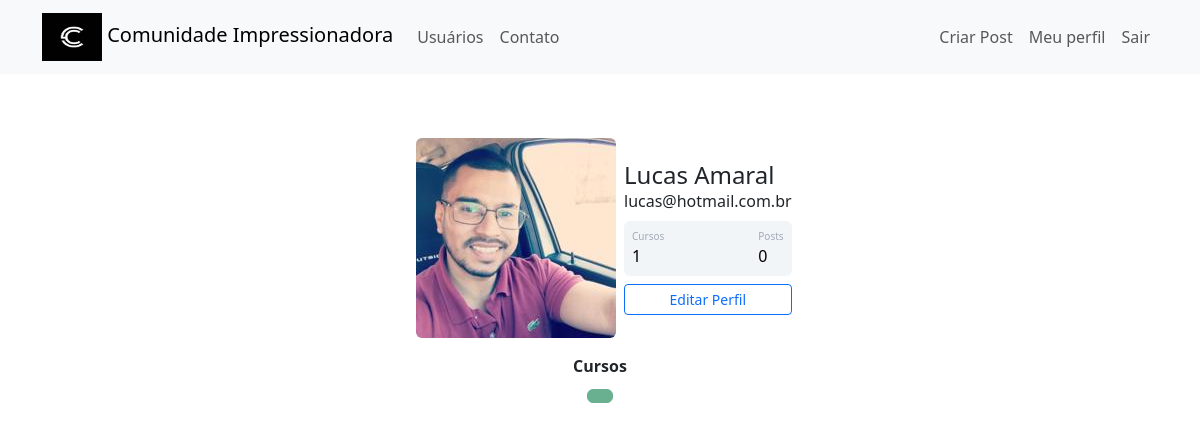
Screenshot of /perfil (signed in) with the database file from the repository.
### comunidadeimpressionadora/models.py (models this page shows)
class Usuario(database.Model, UserMixin):
    id = database.Column(database.Integer, primary_key=True)
    username = database.Column(database.String, nullable=False)
    email = database.Column(database.String, nullable=False, unique=True)
    senha = database.Column(database.String, nullable=False)
    foto_perfil = database.Column(database.String, default='default.jpg')
    posts = database.relationship('Post', backref='autor', lazy=True)
    cursos = database.Column(database.String, nullable=False, default='Não Informado')

### comunidadeimpressionadora/routes.py (the view)
@app.route('/perfil')
@login_required
def perfil():
    foto_perfil = url_for('static', filename='fotos_perfil/{}'.format(current_user.foto_perfil))
    return render_template('perfil.html', foto_perfil=foto_perfil)

### comunidadeimpressionadora/models.py (called while the page is built)
@login_manager.user_loader
def load_usuario(id_usuario):
    return Usuario.query.get(int(id_usuario))

### comunidadeimpressionadora/templates/perfil.html (shortened to what this page needs)
{% extends 'base.html' %}
{% block body %}
<div class="container mt-5 d-flex justify-content-center">
            <div class="card p-3">
                <div class="d-flex align-items-center">
                    <div class="image pe-2">
                <img src="{{ foto_perfil }}" class="rounded" width="200" >
                </div>
                <div class="ml-3 w-100">
                   <h4 class="mb-0 mt-0">{{current_user.username}}</h4>
                   <span>{{current_user.email}}</span>
                   <div class="p-2 mt-2 bg-primary d-flex justify-content-between rounded text-white stats">
                       {% if 'Não Informado' in current_user.cursos %}
                            <div class="d-flex flex-column">
                                <span class="articles">Cursos</span>
                                <span class="number1">0</span>
                            </div>
                       {% else %}
                            <div class="d-flex flex-column">
                                <span class="articles">Cursos</span>
                                <span class="number1">{{ current_user.cursos.count(';') + 1}}</span>
                            </div>
                       {% endif %}
                    <div class="d-flex flex-column">
                        <span class="rating">Posts</span>
                        <span class="number3">0</span>
                    </div>
                   </div>
                   <div class="button mt-2 d-flex flex-row align-items-center">
                       <a class="w-100" href="{{ url_for('editar_perfil')}}">
                           <button class="btn btn-sm btn-outline-primary w-100">Editar Perfil</button>
                       </a>
                   </div>
                </div>
                </div>
            </div>
</div>
<div class="row justify-content-center">
    <div class="col-4" style="text-align: center">
        <strong>Cursos</strong>
        <br>
        {% for curso in current_user.cursos.split(';') %}
            <button type="button" class="btn btn-success mt-2" disabled>{{ curso }}</button>
        {% endfor %}
    </div>
</div>
{% endblock %}

### comunidadeimpressionadora/templates/base.html (shortened to what this page needs)
<!DOCTYPE html>
<html lang="pt-br">
<head>
    <link href="https://cdn.jsdelivr.net/npm/bootstrap@5.3.0/dist/css/bootstrap.min.css" rel="stylesheet">
    <link rel="stylesheet" type="text/css" href="{{url_for('static', filename='main.css')}}">
</head>
<body>
     {% include 'navbar.html' %}
     {% block body %}
     {% endblock %}
</body>
</html>

### comunidadeimpressionadora/templates/navbar.html (shortened to what this page needs)
<nav class="navbar navbar-expand-lg navbar-light bg-light">
  <div class="container-fluid container">
    <a class="navbar-brand" href="{{ url_for('home') }}">
      <img src="{{ url_for('static', filename='imagens/clogo.jpg') }}" alt="" width="60" height="48" class="d-inline-block">
      Comunidade Impressionadora
    </a>
    <div class="collapse navbar-collapse" id="navbarSupportedContent">
      <ul class="navbar-nav me-auto mb-2 mb-lg-0">
        <li class="nav-item">
          <a class="nav-link" href="{{ url_for('usuarios') }}">Usuários</a>
        </li>
        <li class="nav-item">
          <a class="nav-link" href="{{ url_for('contato') }}">Contato</a>
        </li>
      </ul>
      <ul class="navbar-nav">
        {% if current_user.is_authenticated %}
           <li class="nav-item">
            <a class="nav-link" href="{{ url_for('criar_post') }}">Criar Post</a>
            </li>
            <li class="nav-item">
                <a class="nav-link" href="{{ url_for('perfil') }}">Meu perfil</a>
            </li>
            <li class="nav-item">
                  <a class="nav-link" href="{{ url_for('sair') }}">Sair</a>
            </li>
        {% endif %}
      </ul>
    </div>
  </div>
</nav>

### comunidadeimpressionadora/static/main.css (style rules this page uses)
.card { width: 400px; border: none; border-radius: 10px; background-color: #fff; }
.stats { background: #f2f5f8 !important; color: #000 !important; }
.articles { font-size:10px; color: #a1aab9; }
.number1 { font-weight:500; }
.rating { font-size:10px; color: #a1aab9; }
.number3 { font-weight:500; }

### rows the page displays
Usuario: username "Lucas Amaral", email "lucas@hotmail.com.br", cursos "1"
